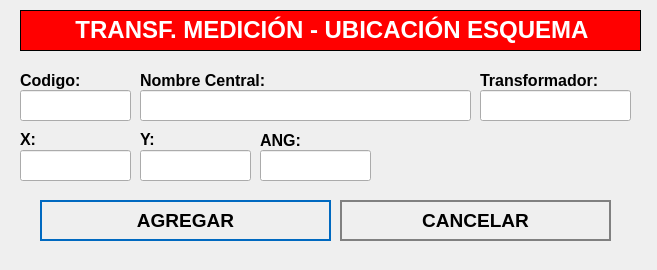
<?xml version="1.0" encoding="UTF-8"?>
<ui version="4.0">
 <class>NewBook</class>
 <widget class="QWidget" name="NewBook">
  <property name="geometry">
   <rect>
    <x>0</x>
    <y>0</y>
    <width>657</width>
    <height>270</height>
   </rect>
  </property>
  <property name="windowTitle">
   <string>Nuevo Registro</string>
  </property>
  <property name="styleSheet">
   <string notr="true">QPushButton
{	
	height: 2em;
 	border-style: solid;
	border-width: 2px;
 	border-color: grey;
	font-weight: bold;
}

QPushButton:hover
{
   	background-color:grey;
	color:white;
}</string>
  </property>
  <widget class="QLabel" name="label">
   <property name="geometry">
    <rect>
     <x>20</x>
     <y>10</y>
     <width>621</width>
     <height>41</height>
    </rect>
   </property>
   <property name="font">
    <font>
     <underline>false</underline>
    </font>
   </property>
   <property name="autoFillBackground">
    <bool>false</bool>
   </property>
   <property name="styleSheet">
    <string notr="true">background-color: red;</string>
   </property>
   <property name="frameShape">
    <enum>QFrame::Box</enum>
   </property>
   <property name="text">
    <string>&lt;html&gt;&lt;head/&gt;&lt;body&gt;&lt;p align=&quot;center&quot;&gt;&lt;span style=&quot; font-size:18pt; font-weight:600; color:#ffffff;&quot;&gt;TRANSF. MEDICIÓN - UBICACIÓN ESQUEMA&lt;/span&gt;&lt;/p&gt;&lt;/body&gt;&lt;/html&gt;</string>
   </property>
  </widget>
  <widget class="QLabel" name="label_autoriza">
   <property name="geometry">
    <rect>
     <x>20</x>
     <y>70</y>
     <width>101</width>
     <height>21</height>
    </rect>
   </property>
   <property name="text">
    <string>&lt;html&gt;&lt;head/&gt;&lt;body&gt;&lt;p&gt;&lt;span style=&quot; font-size:12pt; font-weight:600;&quot;&gt;Codigo:&lt;/span&gt;&lt;/p&gt;&lt;/body&gt;&lt;/html&gt;</string>
   </property>
  </widget>
  <widget class="QLineEdit" name="inputCodigo">
   <property name="geometry">
    <rect>
     <x>20</x>
     <y>90</y>
     <width>111</width>
     <height>31</height>
    </rect>
   </property>
   <property name="font">
    <font>
     <pointsize>12</pointsize>
    </font>
   </property>
  </widget>
  <widget class="QLineEdit" name="inputNombre">
   <property name="geometry">
    <rect>
     <x>140</x>
     <y>90</y>
     <width>331</width>
     <height>31</height>
    </rect>
   </property>
   <property name="font">
    <font>
     <pointsize>12</pointsize>
    </font>
   </property>
  </widget>
  <widget class="QPushButton" name="addButton">
   <property name="geometry">
    <rect>
     <x>40</x>
     <y>200</y>
     <width>291</width>
     <height>41</height>
    </rect>
   </property>
   <property name="font">
    <font>
     <pointsize>14</pointsize>
     <weight>75</weight>
     <bold>true</bold>
    </font>
   </property>
   <property name="cursor">
    <cursorShape>PointingHandCursor</cursorShape>
   </property>
   <property name="styleSheet">
    <string notr="true">QPushButton
{	
	height: 2em;
 	border-style: solid;
	border-width: 2px;
 	border-color: #0069c0;
	font-weight: bold;
}

QPushButton:hover
{
   	background-color:#0069c0;
	color:white;
}</string>
   </property>
   <property name="text">
    <string>AGREGAR</string>
   </property>
   <property name="icon">
    <iconset>
     <normaloff>../assets/icons/add-icon.png</normaloff>../assets/icons/add-icon.png</iconset>
   </property>
   <property name="iconSize">
    <size>
     <width>30</width>
     <height>30</height>
    </size>
   </property>
   <property name="autoDefault">
    <bool>true</bool>
   </property>
   <property name="default">
    <bool>true</bool>
   </property>
   <property name="flat">
    <bool>true</bool>
   </property>
  </widget>
  <widget class="QPushButton" name="cancelButton">
   <property name="geometry">
    <rect>
     <x>340</x>
     <y>200</y>
     <width>271</width>
     <height>41</height>
    </rect>
   </property>
   <property name="font">
    <font>
     <pointsize>14</pointsize>
     <weight>75</weight>
     <bold>true</bold>
    </font>
   </property>
   <property name="cursor">
    <cursorShape>PointingHandCursor</cursorShape>
   </property>
   <property name="styleSheet">
    <string notr="true">QPushButton
{	
	height: 2em;
 	border-style: solid;
	border-width: 2px;
 	border-color: grey;
	font-weight: bold;
}

QPushButton:hover
{
   	background-color:grey;
	color:white;
}</string>
   </property>
   <property name="text">
    <string>CANCELAR</string>
   </property>
   <property name="icon">
    <iconset>
     <normaloff>../assets/icons/cancel-icon.png</normaloff>../assets/icons/cancel-icon.png</iconset>
   </property>
   <property name="iconSize">
    <size>
     <width>30</width>
     <height>30</height>
    </size>
   </property>
   <property name="autoDefault">
    <bool>true</bool>
   </property>
   <property name="default">
    <bool>true</bool>
   </property>
   <property name="flat">
    <bool>true</bool>
   </property>
  </widget>
  <widget class="QLabel" name="label_aquienVisita">
   <property name="geometry">
    <rect>
     <x>140</x>
     <y>70</y>
     <width>191</width>
     <height>21</height>
    </rect>
   </property>
   <property name="text">
    <string>&lt;html&gt;&lt;head/&gt;&lt;body&gt;&lt;p&gt;&lt;span style=&quot; font-size:12pt; font-weight:600;&quot;&gt;Nombre Central:&lt;/span&gt;&lt;/p&gt;&lt;/body&gt;&lt;/html&gt;</string>
   </property>
  </widget>
  <widget class="QLabel" name="label_horaIngreso">
   <property name="geometry">
    <rect>
     <x>20</x>
     <y>130</y>
     <width>71</width>
     <height>16</height>
    </rect>
   </property>
   <property name="text">
    <string>&lt;html&gt;&lt;head/&gt;&lt;body&gt;&lt;p&gt;&lt;span style=&quot; font-size:12pt; font-weight:600;&quot;&gt;X:&lt;/span&gt;&lt;/p&gt;&lt;/body&gt;&lt;/html&gt;</string>
   </property>
  </widget>
  <widget class="QLabel" name="label_horaSalida">
   <property name="geometry">
    <rect>
     <x>140</x>
     <y>130</y>
     <width>81</width>
     <height>16</height>
    </rect>
   </property>
   <property name="text">
    <string>&lt;html&gt;&lt;head/&gt;&lt;body&gt;&lt;p&gt;&lt;span style=&quot; font-size:12pt; font-weight:600;&quot;&gt;Y:&lt;/span&gt;&lt;/p&gt;&lt;/body&gt;&lt;/html&gt;</string>
   </property>
  </widget>
  <widget class="QLineEdit" name="inputX">
   <property name="geometry">
    <rect>
     <x>20</x>
     <y>150</y>
     <width>111</width>
     <height>31</height>
    </rect>
   </property>
   <property name="font">
    <font>
     <pointsize>12</pointsize>
    </font>
   </property>
  </widget>
  <widget class="QLineEdit" name="inputY">
   <property name="geometry">
    <rect>
     <x>140</x>
     <y>150</y>
     <width>111</width>
     <height>31</height>
    </rect>
   </property>
   <property name="font">
    <font>
     <pointsize>12</pointsize>
    </font>
   </property>
  </widget>
  <widget class="QLineEdit" name="inputTransformador">
   <property name="geometry">
    <rect>
     <x>480</x>
     <y>90</y>
     <width>151</width>
     <height>31</height>
    </rect>
   </property>
   <property name="font">
    <font>
     <pointsize>12</pointsize>
    </font>
   </property>
  </widget>
  <widget class="QLabel" name="label_motivoVisita_3">
   <property name="geometry">
    <rect>
     <x>480</x>
     <y>70</y>
     <width>161</width>
     <height>21</height>
    </rect>
   </property>
   <property name="text">
    <string>&lt;html&gt;&lt;head/&gt;&lt;body&gt;&lt;p&gt;&lt;span style=&quot; font-size:12pt; font-weight:600;&quot;&gt;Transformador:&lt;/span&gt;&lt;/p&gt;&lt;/body&gt;&lt;/html&gt;</string>
   </property>
  </widget>
  <widget class="QLabel" name="label_motivoVisita_2">
   <property name="geometry">
    <rect>
     <x>260</x>
     <y>130</y>
     <width>101</width>
     <height>21</height>
    </rect>
   </property>
   <property name="text">
    <string>&lt;html&gt;&lt;head/&gt;&lt;body&gt;&lt;p&gt;&lt;span style=&quot; font-size:12pt; font-weight:600;&quot;&gt;ANG:&lt;/span&gt;&lt;/p&gt;&lt;/body&gt;&lt;/html&gt;</string>
   </property>
  </widget>
  <widget class="QLineEdit" name="inputANG">
   <property name="geometry">
    <rect>
     <x>260</x>
     <y>150</y>
     <width>111</width>
     <height>31</height>
    </rect>
   </property>
   <property name="font">
    <font>
     <pointsize>12</pointsize>
    </font>
   </property>
  </widget>
 </widget>
 <tabstops>
  <tabstop>inputCodigo</tabstop>
  <tabstop>inputNombre</tabstop>
  <tabstop>addButton</tabstop>
  <tabstop>cancelButton</tabstop>
 </tabstops>
 <resources/>
 <connections/>
</ui>
